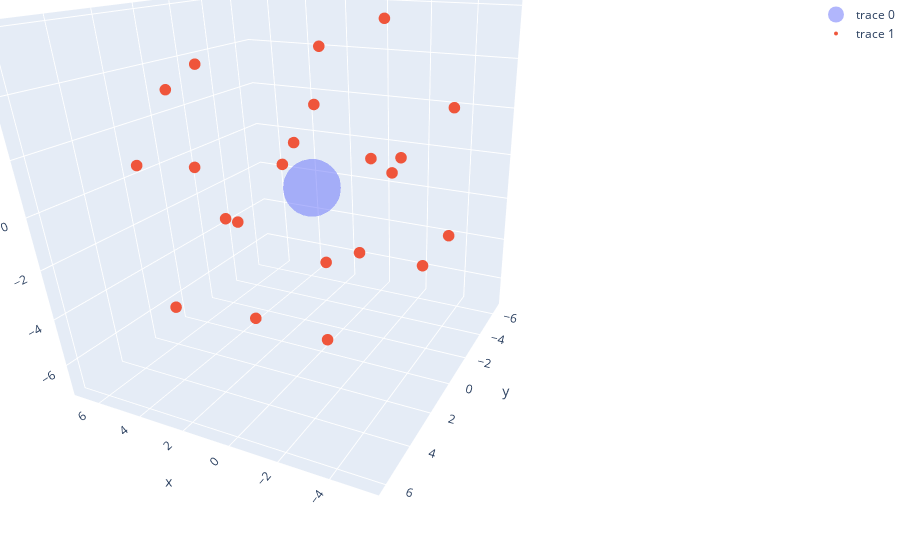

The notebook cell this image was saved under:
### Code cell
trace0 = go.Scatter3d(
    x=[0],
    y=[0],
    z=[0],
    mode='markers',
    marker=dict(
        sizemode = 'diameter',
        sizeref = 750, # info on sizeref: https://plot.ly/python/reference/#scatter-marker-sizeref
        size=10*2,
        opacity=0.5
    )
)

trace1 = go.Scatter3d(
    x=x,
    y=y,
    z=z,
    mode='markers',
    marker=dict(
        sizemode = 'diameter',
        sizeref = 750, # info on sizeref: https://plot.ly/python/reference/#scatter-marker-sizeref
        size=radius*2,
        opacity=1
    )
)

data = [trace0, trace1]
layout = go.Layout(
    margin=dict(
        l=0,
        r=0,
        b=0,
        t=0
    )
)
fig = go.Figure(data=data, layout=layout)
fig.show()

### Figure 1 — Plotly figure (JSON) as saved in the notebook; plotly's stock layout.template omitted (floating-point values rounded to 4 significant figures)
{"data": [{"marker": {"opacity": 0.5, "size": 20, "sizemode": "diameter", "sizeref": 750}, "mode": "markers", "type": "scatter3d", "x": [0], "y": [0], "z": [0]}, {"marker": {"opacity": 1, "size": 4, "sizemode": "diameter", "sizeref": 750}, "mode": "markers", "type": "scatter3d", "x": [-0.6759, 1.336, 3.378, 3.888, -2.282, -3.382, 1.22, -2.132, -1.689, -4.255, 4.572, -0.1049, 2.75, -0.3391, -5.404, 6.284, -1.926, 0.4238, -5.228, 6.869, 0.527, 1.71], "y": [5.986, -2.78, 0.29, -5.059, -3.25, -3.013, 2.644, 2.812, 1.773, 3.488, 3.876, -0.3692, 2.344, -6.656, -0.4208, 0.04563, -2.57, -4.603, -1.04, -1.638, 1.011, 6.118], "z": [1.084, 2.397, -1.871, -0.05624, 0.5094, -3.996, -4.597, -1.479, 5.429, 2.645, 1.404, -6.991, 4.675, -1.427, -1.209, 3.106, 5.811, -4.791, 3.26, -0.6052, 1.124, -2.397]}], "layout": {"autosize": true, "margin": {"b": 0, "l": 0, "r": 0, "t": 0}, "scene": {"aspectmode": "auto", "aspectratio": {"x": 0.973, "y": 1.013, "z": 1.015}, "camera": {"center": {"x": -0.3696, "y": 0.1139, "z": -0.1403}, "eye": {"x": -1.011, "y": 1.577, "z": 0.6917}, "projection": {"type": "perspective"}, "up": {"x": 0, "y": 0, "z": 1}}}}}
